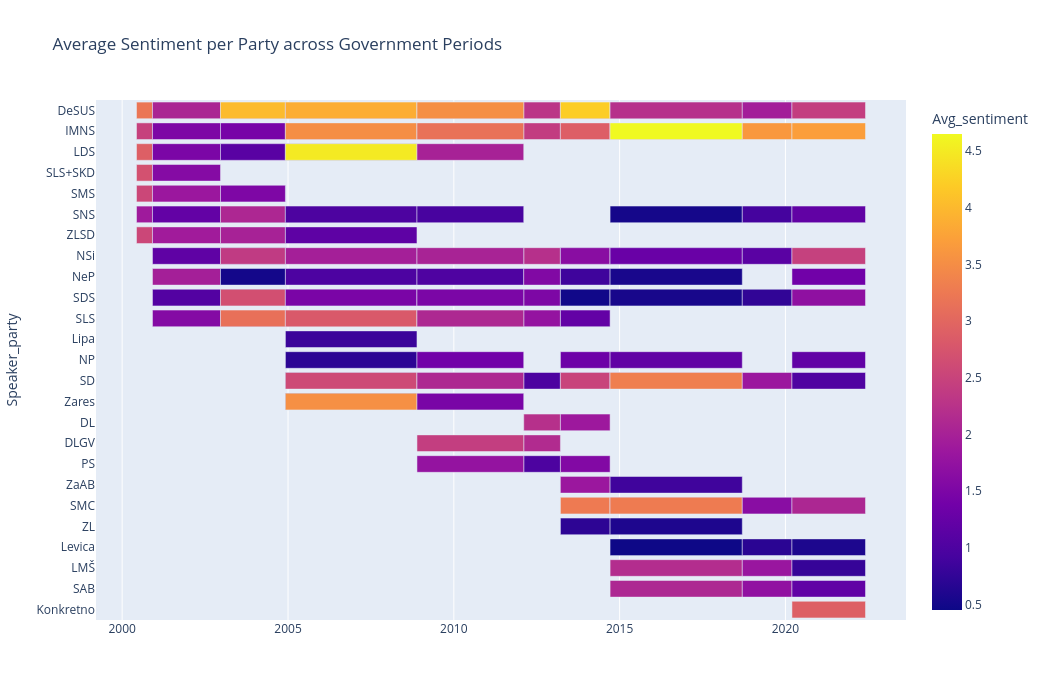

Notebook cell for this chart:
### Markdown cell above
Though the changes in scores might not be seen as too drastic, the most distinct changes in sentiment average (e.g. LDS in Gov5-6, or NSI in Gov13-14) still denote changes in sentiment labels (e.g. jump from 1.1 which is still quite Negative to 2.5, which can be intepreted as Neutral), effectively changing an entire 3-class sentiment label (and several labels in 6-class). Remaining changes are not too drastic, which is understandable given the generally low sentiment (mean sentiment score of the entire dataset under analysis is 1.29, while the median is 0.6). 
Additionally, when plotting sentiment trends for individual parties by party status, party orientation, etc., the highest average sentiment barely reached around 2.5/3.

### Code cell
fig = px.timeline(
    avg_sentiment,
    x_start="Start_date",
    x_end="End_date",
    y="Speaker_party",
    color="Avg_sentiment",
    #text="Gov",
    title="Average Sentiment per Party across Government Periods"
)

fig.update_yaxes(autorange="reversed")
fig.update_layout(
        height=700,  
        width=1050)
fig.show()

### Figure 1 — Plotly figure (JSON) as saved in the notebook; plotly's stock layout.template omitted (floating-point values rounded to 4 significant figures; data arrays with more than 128 entries replaced by an {"elided": "..."} marker saying what was removed)
{"data": [{"base": {"elided": "148 str values"}, "hovertemplate": "Start_date=%{base}<br>End_date=%{x}<br>Speaker_party=%{y}<br>Avg_sentiment=%{marker.color}<extra></extra>", "legendgroup": "", "marker": {"color": {"elided": "148 float values"}, "coloraxis": "coloraxis", "pattern": {"shape": ""}}, "name": "", "orientation": "h", "showlegend": false, "textposition": "auto", "type": "bar", "x": {"elided": "148 int values"}, "xaxis": "x", "y": {"elided": "148 str values"}, "yaxis": "y"}], "layout": {"barmode": "overlay", "coloraxis": {"colorbar": {"title": {"text": "Avg_sentiment"}}, "colorscale": [[0, "#0d0887"], [0.1111, "#46039f"], [0.2222, "#7201a8"], [0.3333, "#9c179e"], [0.4444, "#bd3786"], [0.5556, "#d8576b"], [0.6667, "#ed7953"], [0.7778, "#fb9f3a"], [0.8889, "#fdca26"], [1, "#f0f921"]]}, "height": 700, "legend": {"tracegroupgap": 0}, "title": {"text": "Average Sentiment per Party across Government Periods"}, "width": 1050, "xaxis": {"anchor": "y", "domain": [0, 1], "type": "date"}, "yaxis": {"anchor": "x", "autorange": "reversed", "domain": [0, 1], "title": {"text": "Speaker_party"}}}}
